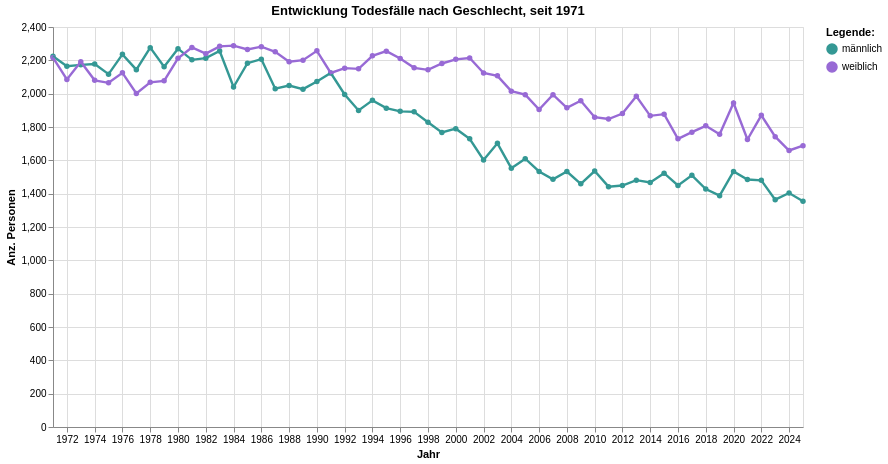

Notebook cell for this chart:
### Code cell
grafik2 = mypy_dv.plot_altair_multiline_highlight(
    data = myAgg2.reset_index().sort_values('SexCd', ascending=True)
    ,x = 'StichtagDatJahr:T'
    ,y = 'sum_WBev:Q'
    ,x_beschriftung = 'Jahr'
    , y_beschriftung = 'Anz. Personen'
    ,category = "SexLang:N"
    ,category_beschriftung= 'Legende:'
    ,warning_status = "ignore" #always or ignore
    ,custom_palette=[zuericolors_gender3[0], zuericolors_gender3[2]]
    ,myTitle="Entwicklung Todesfälle nach Geschlecht, seit "+data_min_date
)
grafik2

### Figure 1 — Vega-Lite specification as saved in the notebook (floating-point values rounded to 4 significant figures)
{"config": {"view": {"continuousWidth": 300, "continuousHeight": 300}}, "layer": [{"mark": {"type": "circle"}, "encoding": {"color": {"field": "SexLang", "legend": {"orient": "right", "title": "Legende:"}, "scale": {"range": ["#349894", "#986AD5"]}, "type": "nominal"}, "opacity": {"value": 1.3}, "tooltip": [{"field": "StichtagDatJahr", "type": "temporal"}, {"field": "SexLang", "type": "nominal"}, {"field": "sum_WBev", "type": "quantitative"}], "x": {"axis": {"title": "Jahr"}, "field": "StichtagDatJahr", "type": "temporal"}, "y": {"axis": {"title": "Anz. Personen"}, "field": "sum_WBev", "type": "quantitative"}}, "name": "view_9", "title": "Entwicklung Todesfälle nach Geschlecht, seit 1971"}, {"mark": {"type": "line"}, "encoding": {"color": {"field": "SexLang", "legend": {"orient": "right", "title": "Legende:"}, "scale": {"range": ["#349894", "#986AD5"]}, "type": "nominal"}, "strokeWidth": {"condition": {"test": {"not": {"param": "param_9"}}, "value": 1.2}, "value": 2.4}, "tooltip": [{"field": "StichtagDatJahr", "type": "temporal"}, {"field": "SexLang", "type": "nominal"}, {"field": "sum_WBev", "type": "quantitative"}], "x": {"axis": {"title": "Jahr"}, "field": "StichtagDatJahr", "type": "temporal"}, "y": {"axis": {"title": "Anz. Personen"}, "field": "sum_WBev", "type": "quantitative"}}, "title": "Entwicklung Todesfälle nach Geschlecht, seit 1971"}], "data": {"name": "data-766612f262af918e8acc1b1d337be2ef"}, "height": 400, "params": [{"name": "param_9", "select": {"type": "point", "fields": ["SexLang:N"], "nearest": true, "on": "pointerover"}, "views": ["view_9"]}], "width": 750, "$schema": "https://vega.github.io/schema/vega-lite/v5.8.0.json", "datasets": {"data-766612f262af918e8acc1b1d337be2ef": [{"StichtagDatJahr": "1971-01-01T00:00:00", "SexLang": "männlich", "SexCd": 1, "sum_WBev": 2224}, {"StichtagDatJahr": "1988-01-01T00:00:00", "SexLang": "männlich", "SexCd": 1, "sum_WBev": 2049}, {"StichtagDatJahr": "2016-01-01T00:00:00", "SexLang": "männlich", "SexCd": 1, "sum_WBev": 1449}, {"StichtagDatJahr": "2015-01-01T00:00:00", "SexLang": "männlich", "SexCd": 1, "sum_WBev": 1523}, {"StichtagDatJahr": "1990-01-01T00:00:00", "SexLang": "männlich", "SexCd": 1, "sum_WBev": 2073}, {"StichtagDatJahr": "1991-01-01T00:00:00", "SexLang": "männlich", "SexCd": 1, "sum_WBev": 2124}, {"StichtagDatJahr": "1992-01-01T00:00:00", "SexLang": "männlich", "SexCd": 1, "sum_WBev": 1995}, {"StichtagDatJahr": "2014-01-01T00:00:00", "SexLang": "männlich", "SexCd": 1, "sum_WBev": 1467}, {"StichtagDatJahr": "1993-01-01T00:00:00", "SexLang": "männlich", "SexCd": 1, "sum_WBev": 1899}, {"StichtagDatJahr": "1994-01-01T00:00:00", "SexLang": "männlich", "SexCd": 1, "sum_WBev": 1960}, {"StichtagDatJahr": "2013-01-01T00:00:00", "SexLang": "männlich", "SexCd": 1, "sum_WBev": 1481}, {"StichtagDatJahr": "1995-01-01T00:00:00", "SexLang": "männlich", "SexCd": 1, "sum_WBev": 1913}, {"StichtagDatJahr": "2012-01-01T00:00:00", "SexLang": "männlich", "SexCd": 1, "sum_WBev": 1449}, {"StichtagDatJahr": "1996-01-01T00:00:00", "SexLang": "männlich", "SexCd": 1, "sum_WBev": 1894}, {"StichtagDatJahr": "1987-01-01T00:00:00", "SexLang": "männlich", "SexCd": 1, "sum_WBev": 2030}, {"StichtagDatJahr": "2011-01-01T00:00:00", "SexLang": "männlich", "SexCd": 1, "sum_WBev": 1442}, {"StichtagDatJahr": "2025-01-01T00:00:00", "SexLang": "männlich", "SexCd": 1, "sum_WBev": 1355}, {"StichtagDatJahr": "1998-01-01T00:00:00", "SexLang": "männlich", "SexCd": 1, "sum_WBev": 1829}, {"StichtagDatJahr": "1999-01-01T00:00:00", "SexLang": "männlich", "SexCd": 1, "sum_WBev": 1767}, {"StichtagDatJahr": "2000-01-01T00:00:00", "SexLang": "männlich", "SexCd": 1, "sum_WBev": 1790}, {"StichtagDatJahr": "2001-01-01T00:00:00", "SexLang": "männlich", "SexCd": 1, "sum_WBev": 1729}, {"StichtagDatJahr": "2010-01-01T00:00:00", "SexLang": "männlich", "SexCd": 1, "sum_WBev": 1536}, {"StichtagDatJahr": "2002-01-01T00:00:00", "SexLang": "männlich", "SexCd": 1, "sum_WBev": 1602}, {"StichtagDatJahr": "2003-01-01T00:00:00", "SexLang": "männlich", "SexCd": 1, "sum_WBev": 1702}, {"StichtagDatJahr": "2009-01-01T00:00:00", "SexLang": "männlich", "SexCd": 1, "sum_WBev": 1459}, {"StichtagDatJahr": "2004-01-01T00:00:00", "SexLang": "männlich", "SexCd": 1, "sum_WBev": 1553}, {"StichtagDatJahr": "2008-01-01T00:00:00", "SexLang": "männlich", "SexCd": 1, "sum_WBev": 1533}, {"StichtagDatJahr": "2005-01-01T00:00:00", "SexLang": "männlich", "SexCd": 1, "sum_WBev": 1610}, {"StichtagDatJahr": "2006-01-01T00:00:00", "SexLang": "männlich", "SexCd": 1, "sum_WBev": 1533}, {"StichtagDatJahr": "1997-01-01T00:00:00", "SexLang": "männlich", "SexCd": 1, "sum_WBev": 1891}, {"StichtagDatJahr": "2017-01-01T00:00:00", "SexLang": "männlich", "SexCd": 1, "sum_WBev": 1510}, {"StichtagDatJahr": "1989-01-01T00:00:00", "SexLang": "männlich", "SexCd": 1, "sum_WBev": 2027}, {"StichtagDatJahr": "2021-01-01T00:00:00", "SexLang": "männlich", "SexCd": 1, "sum_WBev": 1485}, {"StichtagDatJahr": "1972-01-01T00:00:00", "SexLang": "männlich", "SexCd": 1, "sum_WBev": 2165}, {"StichtagDatJahr": "2024-01-01T00:00:00", "SexLang": "männlich", "SexCd": 1, "sum_WBev": 1404}, {"StichtagDatJahr": "1973-01-01T00:00:00", "SexLang": "männlich", "SexCd": 1, "sum_WBev": 2173}, {"StichtagDatJahr": "1974-01-01T00:00:00", "SexLang": "männlich", "SexCd": 1, "sum_WBev": 2178}, {"StichtagDatJahr": "2023-01-01T00:00:00", "SexLang": "männlich", "SexCd": 1, "sum_WBev": 1364}, {"StichtagDatJahr": "1975-01-01T00:00:00", "SexLang": "männlich", "SexCd": 1, "sum_WBev": 2117}, {"StichtagDatJahr": "1976-01-01T00:00:00", "SexLang": "männlich", "SexCd": 1, "sum_WBev": 2236}, {"StichtagDatJahr": "2022-01-01T00:00:00", "SexLang": "männlich", "SexCd": 1, "sum_WBev": 1480}, {"StichtagDatJahr": "1977-01-01T00:00:00", "SexLang": "männlich", "SexCd": 1, "sum_WBev": 2144}, {"StichtagDatJahr": "1978-01-01T00:00:00", "SexLang": "männlich", "SexCd": 1, "sum_WBev": 2276}, {"StichtagDatJahr": "1986-01-01T00:00:00", "SexLang": "männlich", "SexCd": 1, "sum_WBev": 2207}, {"StichtagDatJahr": "1979-01-01T00:00:00", "SexLang": "männlich", "SexCd": 1, "sum_WBev": 2162}, {"StichtagDatJahr": "1980-01-01T00:00:00", "SexLang": "männlich", "SexCd": 1, "sum_WBev": 2270}, {"StichtagDatJahr": "2020-01-01T00:00:00", "SexLang": "männlich", "SexCd": 1, "sum_WBev": 1533}, {"StichtagDatJahr": "2007-01-01T00:00:00", "SexLang": "männlich", "SexCd": 1, "sum_WBev": 1486}, {"StichtagDatJahr": "2019-01-01T00:00:00", "SexLang": "männlich", "SexCd": 1, "sum_WBev": 1388}, {"StichtagDatJahr": "1982-01-01T00:00:00", "SexLang": "männlich", "SexCd": 1, "sum_WBev": 2213}, {"StichtagDatJahr": "1985-01-01T00:00:00", "SexLang": "männlich", "SexCd": 1, "sum_WBev": 2183}, {"StichtagDatJahr": "1983-01-01T00:00:00", "SexLang": "männlich", "SexCd": 1, "sum_WBev": 2256}, {"StichtagDatJahr": "1984-01-01T00:00:00", "SexLang": "männlich", "SexCd": 1, "sum_WBev": 2040}, {"StichtagDatJahr": "1981-01-01T00:00:00", "SexLang": "männlich", "SexCd": 1, "sum_WBev": 2203}, {"StichtagDatJahr": "2018-01-01T00:00:00", "SexLang": "männlich", "SexCd": 1, "sum_WBev": 1428}, {"StichtagDatJahr": "2013-01-01T00:00:00", "SexLang": "weiblich", "SexCd": 2, "sum_WBev": 1984}, {"StichtagDatJahr": "2024-01-01T00:00:00", "SexLang": "weiblich", "SexCd": 2, "sum_WBev": 1659}, {"StichtagDatJahr": "2016-01-01T00:00:00", "SexLang": "weiblich", "SexCd": 2, "sum_WBev": 1729}, {"StichtagDatJahr": "2008-01-01T00:00:00", "SexLang": "weiblich", "SexCd": 2, "sum_WBev": 1915}, {"StichtagDatJahr": "2023-01-01T00:00:00", "SexLang": "weiblich", "SexCd": 2, "sum_WBev": 1742}, {"StichtagDatJahr": "2007-01-01T00:00:00", "SexLang": "weiblich", "SexCd": 2, "sum_WBev": 1994}, {"StichtagDatJahr": "2009-01-01T00:00:00", "SexLang": "weiblich", "SexCd": 2, "sum_WBev": 1958}, {"StichtagDatJahr": "2022-01-01T00:00:00", "SexLang": "weiblich", "SexCd": 2, "sum_WBev": 1870}, {"StichtagDatJahr": "2010-01-01T00:00:00", "SexLang": "weiblich", "SexCd": 2, "sum_WBev": 1859}, {"StichtagDatJahr": "2018-01-01T00:00:00", "SexLang": "weiblich", "SexCd": 2, "sum_WBev": 1807}, {"StichtagDatJahr": "2011-01-01T00:00:00", "SexLang": "weiblich", "SexCd": 2, "sum_WBev": 1848}, {"StichtagDatJahr": "2014-01-01T00:00:00", "SexLang": "weiblich", "SexCd": 2, "sum_WBev": 1867}, {"StichtagDatJahr": "2021-01-01T00:00:00", "SexLang": "weiblich", "SexCd": 2, "sum_WBev": 1725}, {"StichtagDatJahr": "2019-01-01T00:00:00", "SexLang": "weiblich", "SexCd": 2, "sum_WBev": 1756}, {"StichtagDatJahr": "2012-01-01T00:00:00", "SexLang": "weiblich", "SexCd": 2, "sum_WBev": 1881}, {"StichtagDatJahr": "2020-01-01T00:00:00", "SexLang": "weiblich", "SexCd": 2, "sum_WBev": 1944}, {"StichtagDatJahr": "2015-01-01T00:00:00", "SexLang": "weiblich", "SexCd": 2, "sum_WBev": 1877}, {"StichtagDatJahr": "2017-01-01T00:00:00", "SexLang": "weiblich", "SexCd": 2, "sum_WBev": 1769}, {"StichtagDatJahr": "1998-01-01T00:00:00", "SexLang": "weiblich", "SexCd": 2, "sum_WBev": 2143}, {"StichtagDatJahr": "2005-01-01T00:00:00", "SexLang": "weiblich", "SexCd": 2, "sum_WBev": 1994}, {"StichtagDatJahr": "1984-01-01T00:00:00", "SexLang": "weiblich", "SexCd": 2, "sum_WBev": 2288}, {"StichtagDatJahr": "1983-01-01T00:00:00", "SexLang": "weiblich", "SexCd": 2, "sum_WBev": 2284}, {"StichtagDatJahr": "1982-01-01T00:00:00", "SexLang": "weiblich", "SexCd": 2, "sum_WBev": 2240}, {"StichtagDatJahr": "1981-01-01T00:00:00", "SexLang": "weiblich", "SexCd": 2, "sum_WBev": 2277}, {"StichtagDatJahr": "1980-01-01T00:00:00", "SexLang": "weiblich", "SexCd": 2, "sum_WBev": 2212}, {"StichtagDatJahr": "1979-01-01T00:00:00", "SexLang": "weiblich", "SexCd": 2, "sum_WBev": 2077}, {"StichtagDatJahr": "1985-01-01T00:00:00", "SexLang": "weiblich", "SexCd": 2, "sum_WBev": 2265}, {"StichtagDatJahr": "1978-01-01T00:00:00", "SexLang": "weiblich", "SexCd": 2, "sum_WBev": 2068}, {"StichtagDatJahr": "1976-01-01T00:00:00", "SexLang": "weiblich", "SexCd": 2, "sum_WBev": 2125}, {"StichtagDatJahr": "1975-01-01T00:00:00", "SexLang": "weiblich", "SexCd": 2, "sum_WBev": 2065}, {"StichtagDatJahr": "1974-01-01T00:00:00", "SexLang": "weiblich", "SexCd": 2, "sum_WBev": 2080}, {"StichtagDatJahr": "1973-01-01T00:00:00", "SexLang": "weiblich", "SexCd": 2, "sum_WBev": 2192}, {"StichtagDatJahr": "1972-01-01T00:00:00", "SexLang": "weiblich", "SexCd": 2, "sum_WBev": 2085}, {"StichtagDatJahr": "1971-01-01T00:00:00", "SexLang": "weiblich", "SexCd": 2, "sum_WBev": 2216}, {"StichtagDatJahr": "1977-01-01T00:00:00", "SexLang": "weiblich", "SexCd": 2, "sum_WBev": 2001}, {"StichtagDatJahr": "1986-01-01T00:00:00", "SexLang": "weiblich", "SexCd": 2, "sum_WBev": 2282}, {"StichtagDatJahr": "1987-01-01T00:00:00", "SexLang": "weiblich", "SexCd": 2, "sum_WBev": 2251}, {"StichtagDatJahr": "1988-01-01T00:00:00", "SexLang": "weiblich", "SexCd": 2, "sum_WBev": 2192}, {"StichtagDatJahr": "2004-01-01T00:00:00", "SexLang": "weiblich", "SexCd": 2, "sum_WBev": 2015}, {"StichtagDatJahr": "2003-01-01T00:00:00", "SexLang": "weiblich", "SexCd": 2, "sum_WBev": 2107}, {"StichtagDatJahr": "2002-01-01T00:00:00", "SexLang": "weiblich", "SexCd": 2, "sum_WBev": 2124}, {"StichtagDatJahr": "2001-01-01T00:00:00", "SexLang": "weiblich", "SexCd": 2, "sum_WBev": 2214}, {"StichtagDatJahr": "2000-01-01T00:00:00", "SexLang": "weiblich", "SexCd": 2, "sum_WBev": 2206}, {"StichtagDatJahr": "1999-01-01T00:00:00", "SexLang": "weiblich", "SexCd": 2, "sum_WBev": 2181}, {"StichtagDatJahr": "1997-01-01T00:00:00", "SexLang": "weiblich", "SexCd": 2, "sum_WBev": 2155}, {"StichtagDatJahr": "1996-01-01T00:00:00", "SexLang": "weiblich", "SexCd": 2, "sum_WBev": 2211}, {"StichtagDatJahr": "1995-01-01T00:00:00", "SexLang": "weiblich", "SexCd": 2, "sum_WBev": 2255}, {"StichtagDatJahr": "1994-01-01T00:00:00", "SexLang": "weiblich", "SexCd": 2, "sum_WBev": 2227}, {"StichtagDatJahr": "1993-01-01T00:00:00", "SexLang": "weiblich", "SexCd": 2, "sum_WBev": 2149}, {"StichtagDatJahr": "1992-01-01T00:00:00", "SexLang": "weiblich", "SexCd": 2, "sum_WBev": 2153}, {"StichtagDatJahr": "1991-01-01T00:00:00", "SexLang": "weiblich", "SexCd": 2, "sum_WBev": 2124}, {"StichtagDatJahr": "1990-01-01T00:00:00", "SexLang": "weiblich", "SexCd": 2, "sum_WBev": 2257}, {"StichtagDatJahr": "1989-01-01T00:00:00", "SexLang": "weiblich", "SexCd": 2, "sum_WBev": 2201}, {"StichtagDatJahr": "2006-01-01T00:00:00", "SexLang": "weiblich", "SexCd": 2, "sum_WBev": 1905}, {"StichtagDatJahr": "2025-01-01T00:00:00", "SexLang": "weiblich", "SexCd": 2, "sum_WBev": 1688}]}}
